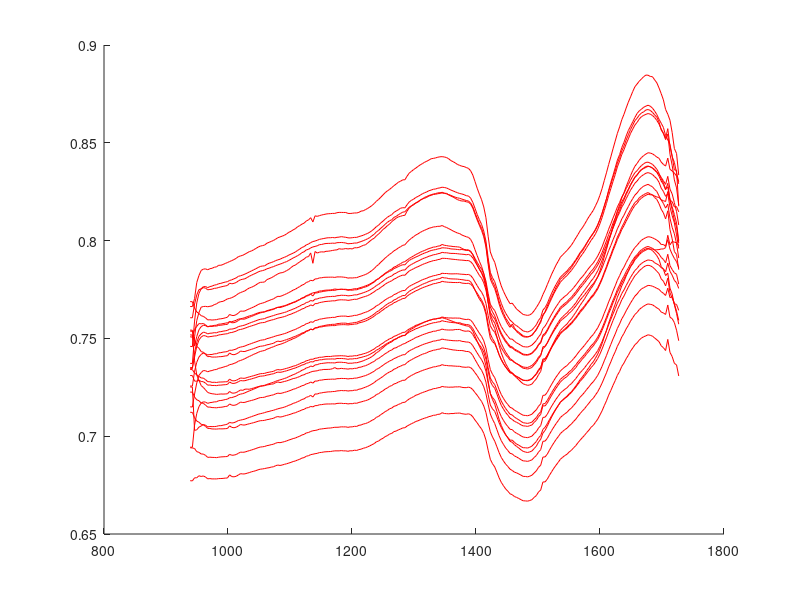

Write the MATLAB code that produced this figure. (Note: this script raises an error after producing the figure.)
clear;
clc; 
wavelength = 939:(1727-939)/223:1727;
load('NIRTable');
X=NIRdata(:,1:224);
figure(1)
hold on;
p1=plot(wavelength, X(451:471,:),'r');
p2=plot(wavelength, X(2383:2403,:),'b');
legend([p1(1) p2(1)],{'class 2 ','class 7'})
xlabel('wavelength/nm')
ylabel('Refleciton')
set(gca,'FontSize',20,'Fontname', 'Times New Roman')